Frame 1 (no input): blank canvas, image omitted
Frame 60 (the mouse pressed at the canvas centre just before this capture): blank canvas, image omitted
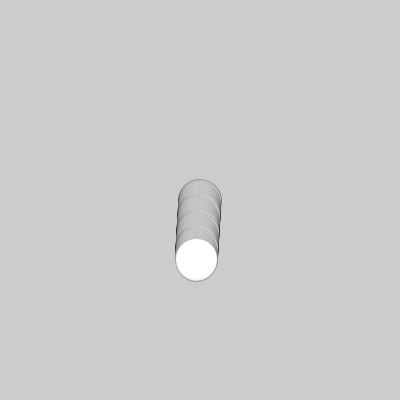
Frame 120 (the mouse held since frame 60 and released just before this capture)

The Processing sketch whose frames 1 and 60 were blank and that drew this single picture after the mouse press (run headless with seeded random() and noise(); from frame 60 on, the mouse is pressed at the canvas centre):

// Processing sketch: prac10
// ── prac10.pde
ArrayList <pelota> pel = new ArrayList<pelota>();

void setup() {
  size(400, 400);
  stroke(0,60);
  fill(255,180);
}

void draw() {
  for (pelota p:pel) {
    p.act();
  }
}

void mousePressed() {
  pel.add(new pelota(mouseX, mouseY));
}

class pelota {
  float x, y, tam, velx, vely;
  pelota(float nx, float ny) {
    x = nx;
    y = ny;
    tam = random(10, 60);
    float ang = random(TWO_PI);
    velx = cos(ang);
    vely = sin(ang);
  }
  void act() {
    x += velx;
    y += vely;
    if(x < tam/2 || x > width-tam/2){
       velx*=-1; 
    }
    if(y < tam/2 || y > height-tam/2){
       vely*=-1; 
    }
    ellipse(x, y, tam, tam);
  }
}
